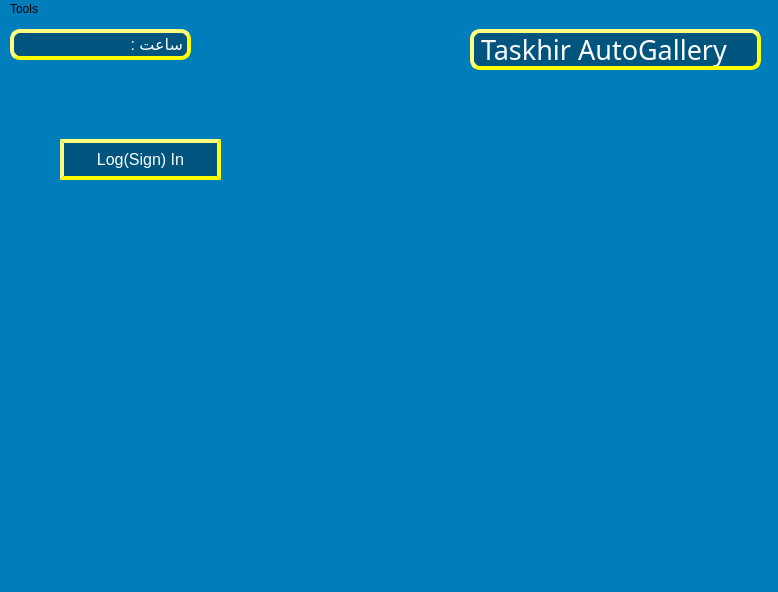
<?xml version="1.0" encoding="UTF-8"?>
<ui version="4.0">
 <class>MainWindow</class>
 <widget class="QMainWindow" name="MainWindow">
  <property name="geometry">
   <rect>
    <x>0</x>
    <y>0</y>
    <width>778</width>
    <height>592</height>
   </rect>
  </property>
  <property name="palette">
   <palette>
    <active>
     <colorrole role="WindowText">
      <brush brushstyle="SolidPattern">
       <color alpha="255">
        <red>0</red>
        <green>85</green>
        <blue>127</blue>
       </color>
      </brush>
     </colorrole>
     <colorrole role="Button">
      <brush brushstyle="LinearGradientPattern">
       <gradient startx="1.000000000000000" starty="0.000000000000000" endx="1.000000000000000" endy="1.000000000000000" type="LinearGradient" spread="ReflectSpread" coordinatemode="ObjectBoundingMode">
        <gradientstop position="0.517413000000000">
         <color alpha="255">
          <red>0</red>
          <green>125</green>
          <blue>187</blue>
         </color>
        </gradientstop>
       </gradient>
      </brush>
     </colorrole>
     <colorrole role="Base">
      <brush brushstyle="LinearGradientPattern">
       <gradient startx="1.000000000000000" starty="0.000000000000000" endx="1.000000000000000" endy="1.000000000000000" type="LinearGradient" spread="ReflectSpread" coordinatemode="ObjectBoundingMode">
        <gradientstop position="0.517413000000000">
         <color alpha="255">
          <red>0</red>
          <green>125</green>
          <blue>187</blue>
         </color>
        </gradientstop>
       </gradient>
      </brush>
     </colorrole>
     <colorrole role="Window">
      <brush brushstyle="LinearGradientPattern">
       <gradient startx="1.000000000000000" starty="0.000000000000000" endx="1.000000000000000" endy="1.000000000000000" type="LinearGradient" spread="ReflectSpread" coordinatemode="ObjectBoundingMode">
        <gradientstop position="0.517413000000000">
         <color alpha="255">
          <red>0</red>
          <green>125</green>
          <blue>187</blue>
         </color>
        </gradientstop>
       </gradient>
      </brush>
     </colorrole>
    </active>
    <inactive>
     <colorrole role="WindowText">
      <brush brushstyle="SolidPattern">
       <color alpha="255">
        <red>0</red>
        <green>85</green>
        <blue>127</blue>
       </color>
      </brush>
     </colorrole>
     <colorrole role="Button">
      <brush brushstyle="LinearGradientPattern">
       <gradient startx="1.000000000000000" starty="0.000000000000000" endx="1.000000000000000" endy="1.000000000000000" type="LinearGradient" spread="ReflectSpread" coordinatemode="ObjectBoundingMode">
        <gradientstop position="0.517413000000000">
         <color alpha="255">
          <red>0</red>
          <green>125</green>
          <blue>187</blue>
         </color>
        </gradientstop>
       </gradient>
      </brush>
     </colorrole>
     <colorrole role="Base">
      <brush brushstyle="LinearGradientPattern">
       <gradient startx="1.000000000000000" starty="0.000000000000000" endx="1.000000000000000" endy="1.000000000000000" type="LinearGradient" spread="ReflectSpread" coordinatemode="ObjectBoundingMode">
        <gradientstop position="0.517413000000000">
         <color alpha="255">
          <red>0</red>
          <green>125</green>
          <blue>187</blue>
         </color>
        </gradientstop>
       </gradient>
      </brush>
     </colorrole>
     <colorrole role="Window">
      <brush brushstyle="LinearGradientPattern">
       <gradient startx="1.000000000000000" starty="0.000000000000000" endx="1.000000000000000" endy="1.000000000000000" type="LinearGradient" spread="ReflectSpread" coordinatemode="ObjectBoundingMode">
        <gradientstop position="0.517413000000000">
         <color alpha="255">
          <red>0</red>
          <green>125</green>
          <blue>187</blue>
         </color>
        </gradientstop>
       </gradient>
      </brush>
     </colorrole>
    </inactive>
    <disabled>
     <colorrole role="WindowText">
      <brush brushstyle="SolidPattern">
       <color alpha="255">
        <red>120</red>
        <green>120</green>
        <blue>120</blue>
       </color>
      </brush>
     </colorrole>
     <colorrole role="Button">
      <brush brushstyle="LinearGradientPattern">
       <gradient startx="1.000000000000000" starty="0.000000000000000" endx="1.000000000000000" endy="1.000000000000000" type="LinearGradient" spread="ReflectSpread" coordinatemode="ObjectBoundingMode">
        <gradientstop position="0.517413000000000">
         <color alpha="255">
          <red>0</red>
          <green>125</green>
          <blue>187</blue>
         </color>
        </gradientstop>
       </gradient>
      </brush>
     </colorrole>
     <colorrole role="Base">
      <brush brushstyle="LinearGradientPattern">
       <gradient startx="1.000000000000000" starty="0.000000000000000" endx="1.000000000000000" endy="1.000000000000000" type="LinearGradient" spread="ReflectSpread" coordinatemode="ObjectBoundingMode">
        <gradientstop position="0.517413000000000">
         <color alpha="255">
          <red>0</red>
          <green>125</green>
          <blue>187</blue>
         </color>
        </gradientstop>
       </gradient>
      </brush>
     </colorrole>
     <colorrole role="Window">
      <brush brushstyle="LinearGradientPattern">
       <gradient startx="1.000000000000000" starty="0.000000000000000" endx="1.000000000000000" endy="1.000000000000000" type="LinearGradient" spread="ReflectSpread" coordinatemode="ObjectBoundingMode">
        <gradientstop position="0.517413000000000">
         <color alpha="255">
          <red>0</red>
          <green>125</green>
          <blue>187</blue>
         </color>
        </gradientstop>
       </gradient>
      </brush>
     </colorrole>
    </disabled>
   </palette>
  </property>
  <property name="windowTitle">
   <string>MainWindow</string>
  </property>
  <property name="styleSheet">
   <string notr="true">background-color: qlineargradient(spread:reflect, x1:1, y1:0, x2:1, y2:1, stop:0.517413 rgba(0, 125, 187, 255));
</string>
  </property>
  <widget class="QWidget" name="centralwidget">
   <widget class="QLabel" name="label">
    <property name="geometry">
     <rect>
      <x>470</x>
      <y>10</y>
      <width>291</width>
      <height>41</height>
     </rect>
    </property>
    <property name="font">
     <font>
      <family>Footlight MT Light</family>
      <pointsize>20</pointsize>
     </font>
    </property>
    <property name="styleSheet">
     <string notr="true">background-color: qlineargradient(spread:reflect, x1:1, y1:0, x2:1, y2:1, stop:0.517413 rgba(0, 85, 127, 255));
border-color: rgb(255, 255, 0);
color: rgb(255, 255, 255);
border-style:outset;
border-width:4;
border-radius:10px;

</string>
    </property>
    <property name="text">
     <string>Taskhir AutoGallery</string>
    </property>
   </widget>
   <widget class="QStackedWidget" name="stackedWidget">
    <property name="geometry">
     <rect>
      <x>20</x>
      <y>70</y>
      <width>741</width>
      <height>451</height>
     </rect>
    </property>
    <property name="styleSheet">
     <string notr="true"/>
    </property>
    <property name="currentIndex">
     <number>0</number>
    </property>
    <widget class="QWidget" name="page_Home">
     <widget class="QPushButton" name="pushButton_SignLog_in">
      <property name="geometry">
       <rect>
        <x>40</x>
        <y>50</y>
        <width>161</width>
        <height>41</height>
       </rect>
      </property>
      <property name="font">
       <font>
        <pointsize>12</pointsize>
       </font>
      </property>
      <property name="styleSheet">
       <string notr="true">background-color: qlineargradient(spread:reflect, x1:1, y1:0, x2:1, y2:1, stop:0.517413 rgba(0, 85, 127, 255));
border-color: rgb(255, 255, 0);
color: rgb(255, 255, 255);
border-style:outset;
border-width:4;
</string>
      </property>
      <property name="text">
       <string>Log(Sign) In</string>
      </property>
     </widget>
    </widget>
    <widget class="QWidget" name="page_2"/>
    <widget class="QWidget" name="page_3"/>
    <widget class="QWidget" name="page_4"/>
   </widget>
   <widget class="QLabel" name="label_2">
    <property name="geometry">
     <rect>
      <x>120</x>
      <y>10</y>
      <width>71</width>
      <height>31</height>
     </rect>
    </property>
    <property name="font">
     <font>
      <pointsize>12</pointsize>
     </font>
    </property>
    <property name="styleSheet">
     <string notr="true">background-color: qlineargradient(spread:reflect, x1:1, y1:0, x2:1, y2:1, stop:0.517413 rgba(0, 85, 127, 255));
border-color: rgb(255, 255, 0);
color: rgb(255, 255, 255);
border-style:outset;
border-width:4;
border-radius:0px;
border-left:none;
border-top-right-radius:10px;
border-bottom-right-radius:10px;</string>
    </property>
    <property name="text">
     <string>ساعت :</string>
    </property>
   </widget>
   <widget class="QLabel" name="label_myClock">
    <property name="geometry">
     <rect>
      <x>10</x>
      <y>10</y>
      <width>111</width>
      <height>31</height>
     </rect>
    </property>
    <property name="font">
     <font>
      <pointsize>12</pointsize>
     </font>
    </property>
    <property name="styleSheet">
     <string notr="true">background-color: qlineargradient(spread:reflect, x1:1, y1:0, x2:1, y2:1, stop:0.517413 rgba(0, 85, 127, 255));
border-color: rgb(255, 255, 0);
color: rgb(255, 255, 255);
border-style:outset;
border-width:4;
border-right:none;
border-top-left-radius:10px;
border-bottom-left-radius:10px;
</string>
    </property>
    <property name="text">
     <string/>
    </property>
   </widget>
  </widget>
  <widget class="QStatusBar" name="statusbar"/>
  <widget class="QMenuBar" name="menubar">
   <property name="geometry">
    <rect>
     <x>0</x>
     <y>0</y>
     <width>778</width>
     <height>26</height>
    </rect>
   </property>
   <widget class="QMenu" name="menuTools">
    <property name="title">
     <string>Tools</string>
    </property>
    <addaction name="actionCalculator_2"/>
    <addaction name="separator"/>
   </widget>
   <addaction name="menuTools"/>
  </widget>
  <action name="actionLogin">
   <property name="text">
    <string>Login</string>
   </property>
  </action>
  <action name="actionCalculator_2">
   <property name="text">
    <string>Calculator</string>
   </property>
  </action>
  <action name="actionSignIn">
   <property name="text">
    <string>SignIn</string>
   </property>
  </action>
 </widget>
 <resources/>
 <connections/>
 <slots>
  <slot>mySlot()</slot>
  <slot>slot2()</slot>
 </slots>
</ui>
